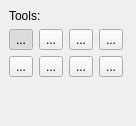
<?xml version="1.0" encoding="UTF-8"?>
<ui version="4.0">
 <class>ToolSelection</class>
 <widget class="QDockWidget" name="ToolSelection">
  <property name="geometry">
   <rect>
    <x>0</x>
    <y>0</y>
    <width>136</width>
    <height>126</height>
   </rect>
  </property>
  <property name="sizePolicy">
   <sizepolicy hsizetype="Preferred" vsizetype="Maximum">
    <horstretch>0</horstretch>
    <verstretch>0</verstretch>
   </sizepolicy>
  </property>
  <property name="maximumSize">
   <size>
    <width>524287</width>
    <height>126</height>
   </size>
  </property>
  <property name="allowedAreas">
   <set>Qt::LeftDockWidgetArea|Qt::RightDockWidgetArea</set>
  </property>
  <property name="windowTitle">
   <string>Tool Box</string>
  </property>
  <widget class="QWidget" name="dockWidgetContents">
   <layout class="QVBoxLayout" name="verticalLayout">
    <item>
     <widget class="QLabel" name="label">
      <property name="text">
       <string>Tools:</string>
      </property>
     </widget>
    </item>
    <item>
     <layout class="QGridLayout">
      <property name="sizeConstraint">
       <enum>QLayout::SetDefaultConstraint</enum>
      </property>
      <item row="1" column="4">
       <spacer name="horizontalSpacer">
        <property name="orientation">
         <enum>Qt::Horizontal</enum>
        </property>
        <property name="sizeHint" stdset="0">
         <size>
          <width>40</width>
          <height>20</height>
         </size>
        </property>
       </spacer>
      </item>
      <item row="0" column="0">
       <widget class="QToolButton" name="pencil_button">
        <property name="toolTip">
         <string>Pencil (Hard edge line)</string>
        </property>
        <property name="text">
         <string>...</string>
        </property>
        <property name="icon">
         <iconset>
          <normaloff>icons/pencil.png</normaloff>icons/pencil.png</iconset>
        </property>
        <property name="checkable">
         <bool>true</bool>
        </property>
        <property name="checked">
         <bool>true</bool>
        </property>
        <property name="autoExclusive">
         <bool>true</bool>
        </property>
       </widget>
      </item>
      <item row="1" column="0">
       <widget class="QToolButton" name="brush_button">
        <property name="toolTip">
         <string>Brush (Soft edge line)</string>
        </property>
        <property name="text">
         <string>...</string>
        </property>
        <property name="icon">
         <iconset>
          <normaloff>icons/brush.png</normaloff>icons/brush.png</iconset>
        </property>
        <property name="checkable">
         <bool>true</bool>
        </property>
        <property name="autoExclusive">
         <bool>true</bool>
        </property>
       </widget>
      </item>
      <item row="0" column="1">
       <widget class="QToolButton" name="paint_bucket_button">
        <property name="toolTip">
         <string>Paint Bucket (Fill area with a color)</string>
        </property>
        <property name="text">
         <string>...</string>
        </property>
        <property name="icon">
         <iconset>
          <normaloff>icons/paintbucket.png</normaloff>icons/paintbucket.png</iconset>
        </property>
        <property name="checkable">
         <bool>true</bool>
        </property>
        <property name="autoExclusive">
         <bool>true</bool>
        </property>
       </widget>
      </item>
      <item row="1" column="1">
       <widget class="QToolButton" name="eraser_button">
        <property name="toolTip">
         <string>Eraser</string>
        </property>
        <property name="text">
         <string>...</string>
        </property>
        <property name="icon">
         <iconset>
          <normaloff>icons/eraser.png</normaloff>icons/eraser.png</iconset>
        </property>
        <property name="checkable">
         <bool>true</bool>
        </property>
        <property name="autoExclusive">
         <bool>true</bool>
        </property>
       </widget>
      </item>
      <item row="0" column="2">
       <widget class="QToolButton" name="eye_dropper_button">
        <property name="toolTip">
         <string>Eye Dropper (select color from canvas)</string>
        </property>
        <property name="text">
         <string>...</string>
        </property>
        <property name="icon">
         <iconset>
          <normaloff>icons/eyedropper.png</normaloff>icons/eyedropper.png</iconset>
        </property>
        <property name="checkable">
         <bool>true</bool>
        </property>
        <property name="autoExclusive">
         <bool>true</bool>
        </property>
       </widget>
      </item>
      <item row="1" column="2">
       <widget class="QToolButton" name="move_selection_button">
        <property name="toolTip">
         <string>Move Floating Layer</string>
        </property>
        <property name="text">
         <string>...</string>
        </property>
        <property name="icon">
         <iconset>
          <normaloff>icons/movefloating.png</normaloff>icons/movefloating.png</iconset>
        </property>
        <property name="checkable">
         <bool>true</bool>
        </property>
        <property name="autoExclusive">
         <bool>true</bool>
        </property>
       </widget>
      </item>
      <item row="0" column="3">
       <widget class="QToolButton" name="rectangle_select_button">
        <property name="toolTip">
         <string>Select rectangle area</string>
        </property>
        <property name="text">
         <string>...</string>
        </property>
        <property name="icon">
         <iconset>
          <normaloff>icons/rectselect.png</normaloff>icons/rectselect.png</iconset>
        </property>
        <property name="checkable">
         <bool>true</bool>
        </property>
        <property name="autoExclusive">
         <bool>true</bool>
        </property>
       </widget>
      </item>
      <item row="1" column="3">
       <widget class="QToolButton" name="feather_select_button">
        <property name="toolTip">
         <string>Select areas of similar color</string>
        </property>
        <property name="text">
         <string>...</string>
        </property>
        <property name="icon">
         <iconset>
          <normaloff>icons/featherselect.png</normaloff>icons/featherselect.png</iconset>
        </property>
        <property name="checkable">
         <bool>true</bool>
        </property>
        <property name="autoExclusive">
         <bool>true</bool>
        </property>
       </widget>
      </item>
     </layout>
    </item>
    <item>
     <spacer name="verticalSpacer">
      <property name="orientation">
       <enum>Qt::Vertical</enum>
      </property>
      <property name="sizeHint" stdset="0">
       <size>
        <width>20</width>
        <height>40</height>
       </size>
      </property>
     </spacer>
    </item>
   </layout>
  </widget>
 </widget>
 <resources/>
 <connections/>
</ui>
